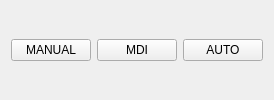
             <widget class="QWidget" name="widget_26" native="true">
              <layout class="QHBoxLayout" name="horizontalLayout_9">
               <property name="topMargin">
                <number>4</number>
               </property>
               <property name="bottomMargin">
                <number>4</number>
               </property>
               <item>
                <widget class="ActionButton" name="btnManualState">
                 <property name="text">
                  <string>MANUAL</string>
                 </property>
                 <property name="checkable">
                  <bool>true</bool>
                 </property>
                 <property name="checked">
                  <bool>false</bool>
                 </property>
                 <property name="autoExclusive">
                  <bool>true</bool>
                 </property>
                 <property name="actionName" stdset="0">
                  <string>machine.mode.manual</string>
                 </property>
                 <attribute name="buttonGroup">
                  <string notr="true">machine_state</string>
                 </attribute>
                </widget>
               </item>
               <item>
                <widget class="ActionButton" name="btnMdiState">
                 <property name="text">
                  <string>MDI</string>
                 </property>
                 <property name="checkable">
                  <bool>true</bool>
                 </property>
                 <property name="autoExclusive">
                  <bool>true</bool>
                 </property>
                 <property name="actionName" stdset="0">
                  <string>machine.mode.mdi</string>
                 </property>
                 <attribute name="buttonGroup">
                  <string notr="true">machine_state</string>
                 </attribute>
                </widget>
               </item>
               <item>
                <widget class="ActionButton" name="btnAutoState">
                 <property name="text">
                  <string>AUTO</string>
                 </property>
                 <property name="checkable">
                  <bool>true</bool>
                 </property>
                 <property name="autoExclusive">
                  <bool>true</bool>
                 </property>
                 <property name="actionName" stdset="0">
                  <string>machine.mode.auto</string>
                 </property>
                 <attribute name="buttonGroup">
                  <string notr="true">machine_state</string>
                 </attribute>
                </widget>
               </item>
              </layout>
             </widget>
